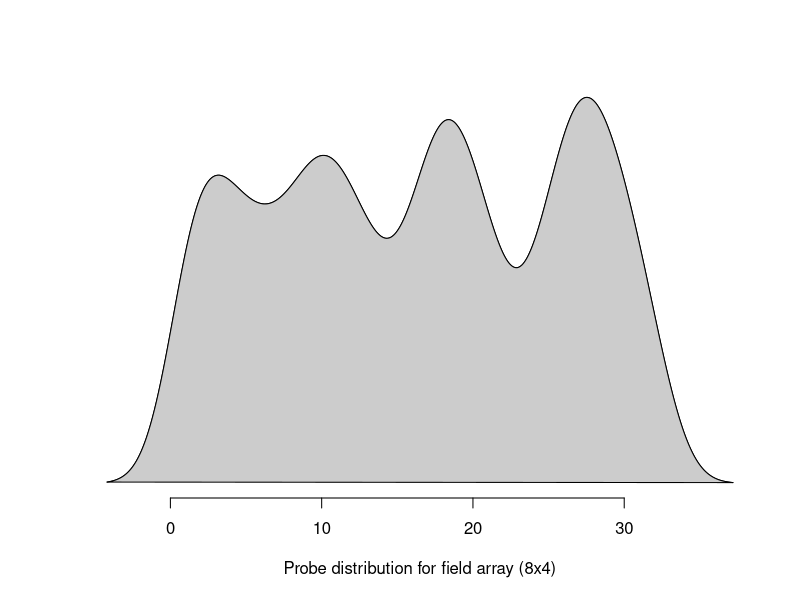

Generate this figure with R:
# This file contains the script to perform an extra analysis  
# to compare field observations to a lab result in the article
# "Exploration-exploitation learning in foraging hummingbirds is driven by cumulative experience and energetic costs"
# by Courtney Donkersteeg and Roslyn Dakin

# For questions, please contact Courtney Donkersteeg (courtneydonkersteeg@cmail.carleton.ca)

library(stringr)
library(lubridate)
library(dplyr)

# First, get the data...
data <- read.csv('fieldforagingsessions_data.csv', stringsAsFactors=F)
head(data)
str(data)
nrow(data) 

# Filter for the 8x4 array with the random condition
# This indicates the size of the flower array used and the nectar configuration
# The array was 1/4 rewarded with positions changing each day
data <- data %>% filter(array_size == '8x4')
data <- data %>% filter(distribution == 'random')

# Distribution of flower IDs for comparison with lab data
# which is the distribution of visits across the array space
#### FIGURE A3
data$flowerID <- as.numeric(data$flowerID)
plot(density(data$flowerID), main = '', ylab = NA, xlab = "Probe distribution for field array (8x4)", yaxt = "n", zero.line = FALSE, frame.plot = FALSE); polygon(density(data$flowerID), col=rgb(0.8,0.8,0.8))


















